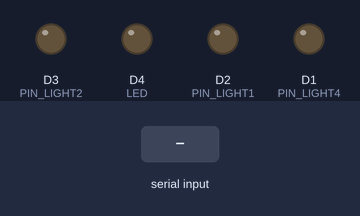
Bench run of a sketch on a simulated ESP8266 (NodeMCU). Shown: output pins drawn as LEDs (lit = HIGH). The test bench sets the inputs (shaded band). WiFi joins after 1.5 s; servers stay silent unless stated; what the sketch prints to the serial monitor is not drawn.

Above: at 2.8 s.
2.9 s: "1\n" received over the second serial link
At 4.1 s:
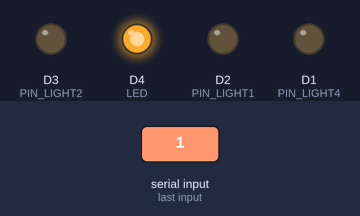
Timing chart, 0 to 5.9 s (numbered marks = the images above; inputs shaded):
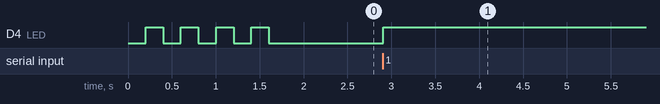

The sketch:

HelloServer.ino
```cpp
#include <ESP8266WiFi.h>
#include <WiFiClient.h>
#include <ESP8266WebServer.h>
#include <ESP8266mDNS.h>
#include <SoftwareSerial.h>
SoftwareSerial myserial(14,12);//RX=d5,TX=d6

int weight;
int kind_int;
bool sw; // 1 kind 0 weight
String kind;
int calorie,vc,fiber;

float vc_array[7]={2.2, 0, 0.9, 1.2,14.4, 2.7, 3.0};
float calorie_array[7]={1.12, 1.39, 1.6, 3.2, 6.2, 8.1, 1.5};
float fiber_array[7]={2.9, 0, 0.5, 3.2, 14.8, 1.1, 1.0};

#ifndef STASSID
#define STASSID "Mi 10p"          //WIFI SSID
#define STAPSK  "23401685"        //WIFI password
#endif
#define LED LED_BUILTIN
#define PIN_LIGHT1 D2
#define PIN_DATA1 A0
#define PIN_LIGHT2 D3
#define PIN_LIGHT3 D4
#define PIN_LIGHT4 D1


const char* ssid = STASSID;
const char* password = STAPSK;

ESP8266WebServer server(80);  //server端口号

String html1 ="<!DOCTYPE html><head><meta charset=\"utf-8\"><meta name=\"viewport\"content=\"width=device-width, initial-scale=1.0\"><meta http-equiv=\"X-UA-Compatible\"content=\"ie=edge\"><title>Food Calorie Analysis Platform</title></head><body><h1 align=\"center\">Food Calorie Analysis Platform</h1><script>function local(pin,staut){var xmlhttp=new XMLHttpRequest();xmlhttp.open(\"GET\",\"/pin?pin=\"+pin+\"&light=\"+staut,true);xmlhttp.send()}</script><div><a href=\"#\"onclick=\"local(1,'on')\"><input type=\"button\"value=\"reset\"style=\"font-size: 24px; padding: 10px; margin: auto 10px ;\"></a><a href=\"#\"onclick=\"local(1,'off')\"><input type=\"button\"value=\"start\"style=\"font-size: 24px; padding: 10px; margin: auto 10px; float: right;\"></a></div><div id=\"main2\"style=\"width:80%;height:450px;margin: 150px \"align=\"center\"></div><script src=\"http://echarts.baidu.com/build/dist/echarts.js\"></script><script type=\"text/javascript\">require.config({paths:{echarts:'http://echarts.baidu.com/build/dist'}});require(['echarts','echarts/chart/bar','echarts/chart/line'],function(ec){var myChart2=ec.init(document.getElementById('main2'));var option2={title:{text:'Food Calorie',textStyle:{fontSize:14,fontStyle:'normal',fontWeight:'bold',},},tooltip:{trigger:'axis'},legend:{data:['Calorie','Vitamins','Dietary fiber']},toolbox:{show:true,feature:{dataView:{show:true,readOnly:false},magicType:{show:true,type:['line','bar']},restore:{show:true},saveAsImage:{show:true}}},calculable:true,xAxis:[{type:'category',data:['potato','tomato','Cucumber','corn','egg','reserved'],name:'category',position:'left'}],yAxis:[{type:'value',name:'value(s)',position:'left'}],series:[{name:'Calorie',type:'bar',data:[19.5,19.8,21.7,25.1,32.5,48.9],color:'#CC0066'},{name:'Vitamins',type:'bar',data:[15.0,16.6,17.3,17.4,19.6,22.7],color:'#009999'},{name:'Dietary fiber',type:'bar',data:[8.0,13.6,13.3,11.4,6.6,22.7],color:'#66cccc'}]};myChart2.setOption(option2)});</script></body>";

String add_object()
{
  String ptr = "<!DOCTYPE html>";

  ptr+="<head><meta charset=\"utf-8\"><meta name=\"viewport\"content=\"width=device-width, initial-scale=1.0\"><meta http-equiv=\"X-UA-Compatible\"content=\"ie=edge\"><title>Food Calorie Analysis Platform</title></head><body><h1 align=\"center\">Food Calorie Analysis Platform</h1><h2 align=\"center\"style=\"margin: 50px\">";
  ptr+=kind;
  ptr+="</h2>";
  ptr+="<h3 align=\"center\">";
  ptr+=weight;
  ptr+="g";
  ptr+="</h3>";
  ptr+="<script>function local(pin,staut){var xmlhttp=new XMLHttpRequest();xmlhttp.open(\"GET\",\"/pin?pin=\"+pin+\"&light=\"+staut,true);xmlhttp.send()}</script><div><a href=\"#\"onclick=\"local(1,'on')\"><input type=\"button\"value=\"start\"style=\"font-size: 24px; padding: 10px; margin: auto 10px ;\"></a><a href=\"#\"onclick=\"local(1,'off')\"><input type=\"button\"value=\"reset\"style=\"font-size: 24px; padding: 10px; margin: auto 10px; float: right;\"></a></div><div id=\"main2\"style=\"width:70%;height:450px;margin:70px auto auto auto \"></div><script src=\"http://echarts.baidu.com/build/dist/echarts.js\"></script><script type=\"text/javascript\">require.config({paths:{echarts:'http://echarts.baidu.com/build/dist'}});require(['echarts','echarts/chart/bar','echarts/chart/line'],function(ec){var myChart2=ec.init(document.getElementById('main2'));var option2={title:{text:'Food Calorie',textStyle:{fontSize:14,fontStyle:'normal',fontWeight:'bold',},},tooltip:{trigger:'axis'},legend:{data:['Calorie','Vitamins','Dietary fiber']},toolbox:{show:true,feature:{dataView:{show:true,readOnly:false},magicType:{show:true,type:['line','bar']},restore:{show:true},saveAsImage:{show:true}}},calculable:true,xAxis:[{type:'category',data:[' '],name:'category',position:'left'}],yAxis:[{type:'value',name:'value(s)',position:'left'}],series:[{name:'Calorie',type:'bar',data:[";
  ptr+=calorie ;
  ptr+="],color:'#CC0066'},{name:'Vitamins',type:'bar',data:[";
  ptr+=vc;
  ptr+="],color:'#009999'},{name:'Dietary fiber',type:'bar',data:[";
  ptr+=fiber;
  ptr+="],color:'#66cccc'}]};myChart2.setOption(option2)});</script></body>";
  return ptr;
}


//-----------控制light fun------//
void pin() {
  String data = server.arg("pin");
  switch(data[0]) {
    case '1':
      controller(PIN_LIGHT1);break;
    case '2':
      controller(PIN_LIGHT2);break;
    case '3':
      controller(PIN_LIGHT3);break;
    case '4':
      controller(PIN_LIGHT4);break;
  }
}
void controller(int Pin){
  String json = "{\"mag\":\"OK\"}";
 // if (server.arg("light") == "on") {
//    myservo.write(servoon);
 //   server.send(200, "text/plain", json);
    Serial.println("D2 High");
    digitalWrite(Pin,HIGH);
    delay(1);
    Serial.println("D2 LOW");
    digitalWrite(Pin,LOW);
    digitalWrite(LED,HIGH);
    delay(500);
    digitalWrite(LED,LOW);
}


//----------data API-----------//
void data(){
  String json = "";
  int value = analogRead(PIN_DATA1);
  int data = map(value, 0, 1024, 0, 20000);
  json = String(data);
  server.send(200,"text/plain",json);
}

//--------返回html文件-----------//
void handleRoot() {
  responseHtml(html1);
}

void responseHtml(String html){
  digitalWrite(LED,LOW);
  server.send(200, "text/html", add_object());
  digitalWrite(LED,HIGH);
}


//----------响应信息--------------//
void handleNotFound() {
  String message = "File Not Found\n\n";
  message += "URI: ";
  message += server.uri();
  message += "\nMethod: ";
  message += (server.method() == HTTP_GET) ? "GET" : "POST";
  message += "\nArguments: ";
  message += server.args();
  message += "\n";
  for (uint8_t i = 0; i < server.args(); i++) {
    message += " " + server.argName(i) + ": " + server.arg(i) + "\n";
  }
  server.send(404, "text/plain", message);
//  digitalWrite(PIN_LIGHT,HIGH);
}

//-----------更新数据-------------//
void update_data(int mkind_int, int mweight)
{
   switch(mkind_int)
   {
    case 1: kind = "Corn";calorie=mweight*calorie_array[0];vc=mweight*vc_array[0];fiber=mweight*fiber_array[0];break;
    case 2: kind = "Egg";calorie=mweight*calorie_array[1];vc=mweight*vc_array[1];fiber=mweight*fiber_array[1];break;
    case 3: kind = "Cucumber";calorie=mweight*calorie_array[2];vc=mweight*vc_array[2];fiber=mweight*fiber_array[2];break;
    case 4: kind = "Carrot";calorie=mweight*calorie_array[3];vc=mweight*vc_array[3];fiber=mweight*fiber_array[3];break;
    case 5: kind = "Chili";calorie=mweight*calorie_array[4];vc=mweight*vc_array[4];fiber=mweight*fiber_array[4];break;
    case 6: kind = "Potato";calorie=mweight*calorie_array[5];vc=mweight*vc_array[5];fiber=mweight*fiber_array[5];break;
    case 7: kind = "Tomato";calorie=mweight*calorie_array[6];vc=mweight*vc_array[6];fiber=mweight*fiber_array[6];break;
    default: kind=" ";calorie = vc = fiber = 0;
   }
}
void setup(void) {
//------------初始化------------//

  pinMode(PIN_LIGHT1, OUTPUT);
  pinMode(PIN_LIGHT2, OUTPUT);
  pinMode(PIN_LIGHT3, OUTPUT);
  pinMode(PIN_LIGHT4, OUTPUT);

  pinMode(PIN_DATA1, INPUT);
  pinMode(LED,OUTPUT);
  myserial.begin(9600);
  Serial.begin(9600);
  sw = 1;
  weight = 0;
  kind_int = 0;
//-----------WIFI模式-------------
  WiFi.mode(WIFI_STA);
  WiFi.begin(ssid, password);
  Serial.println(WiFi.softAPIP());
  Serial.println("");

//------------检查连接----------------
  while (WiFi.status() != WL_CONNECTED) {
//    break;
    delay(200);
    Serial.print(".");
    digitalWrite(LED, HIGH);
    delay(200);
    Serial.print(".");
    digitalWrite(LED, LOW);
  }
  //WIFI connection
  digitalWrite(LED, LOW);
  Serial.println("");
  Serial.print("Connected to ");
  Serial.println(ssid);
  Serial.print("IP address: ");
  Serial.println(WiFi.localIP());
///******************************************///
  if (MDNS.begin("esp8266")) {
    Serial.println("MDNS responder started");
  }

//-------------路由------------------
  server.on("/", handleRoot);        //主页
  server.on("/inline", []() {
    server.send(200, "text/plain", "this works as well");
  });

//-------------响应-----------------
  server.onNotFound(handleNotFound);
  server.begin();
  Serial.println("HTTP server started");
}

void loop(void) {
  server.handleClient();
  MDNS.update();
  // 判断软串口是否传输数据进来，如有则进行分析
  if ( myserial.available()>0 ) {
    int pos = myserial.parseInt();   // 解析软串口数据中的整数信息并赋值给变量pos
    if(pos!=0)
    {
    Serial.print("data from e203:");
    Serial.println(pos);
    kind_int = (int)(pos/1000);
    weight   = pos - 1000*kind_int;
    Serial.print("[info] weight from E203: ");
    Serial.println(weight);
    Serial.print("[info] kind from E203: ");
    Serial.println(kind_int);
    update_data(kind_int,weight);
    responseHtml(html1);
    }
    delay(15);
  }
}
```

Measured:
- after the input at 2.9 s, D4 (LED): LOW → HIGH at once
